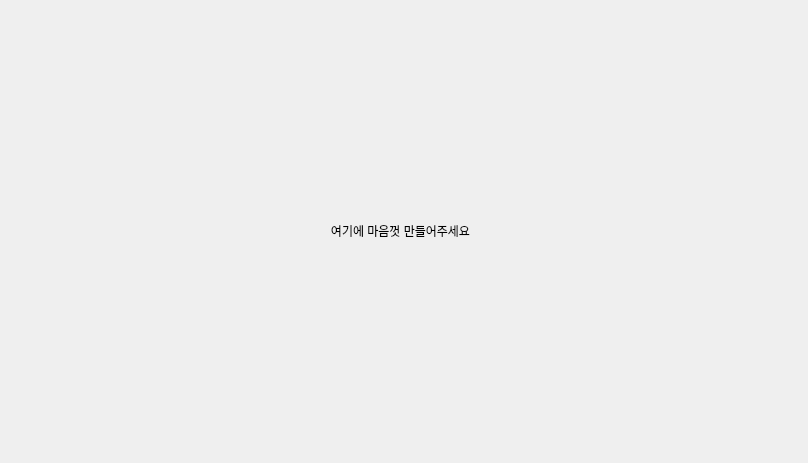
<?xml version="1.0" encoding="UTF-8"?>
<ui version="4.0">
 <class>Dialog</class>
 <widget class="QDialog" name="Dialog">
  <property name="geometry">
   <rect>
    <x>0</x>
    <y>0</y>
    <width>808</width>
    <height>463</height>
   </rect>
  </property>
  <property name="windowTitle">
   <string>Dialog</string>
  </property>
  <widget class="QLabel" name="label">
   <property name="geometry">
    <rect>
     <x>130</x>
     <y>80</y>
     <width>541</width>
     <height>301</height>
    </rect>
   </property>
   <property name="text">
    <string>여기에 마음껏 만들어주세요</string>
   </property>
   <property name="alignment">
    <set>Qt::AlignCenter</set>
   </property>
  </widget>
 </widget>
 <resources/>
 <connections/>
</ui>
